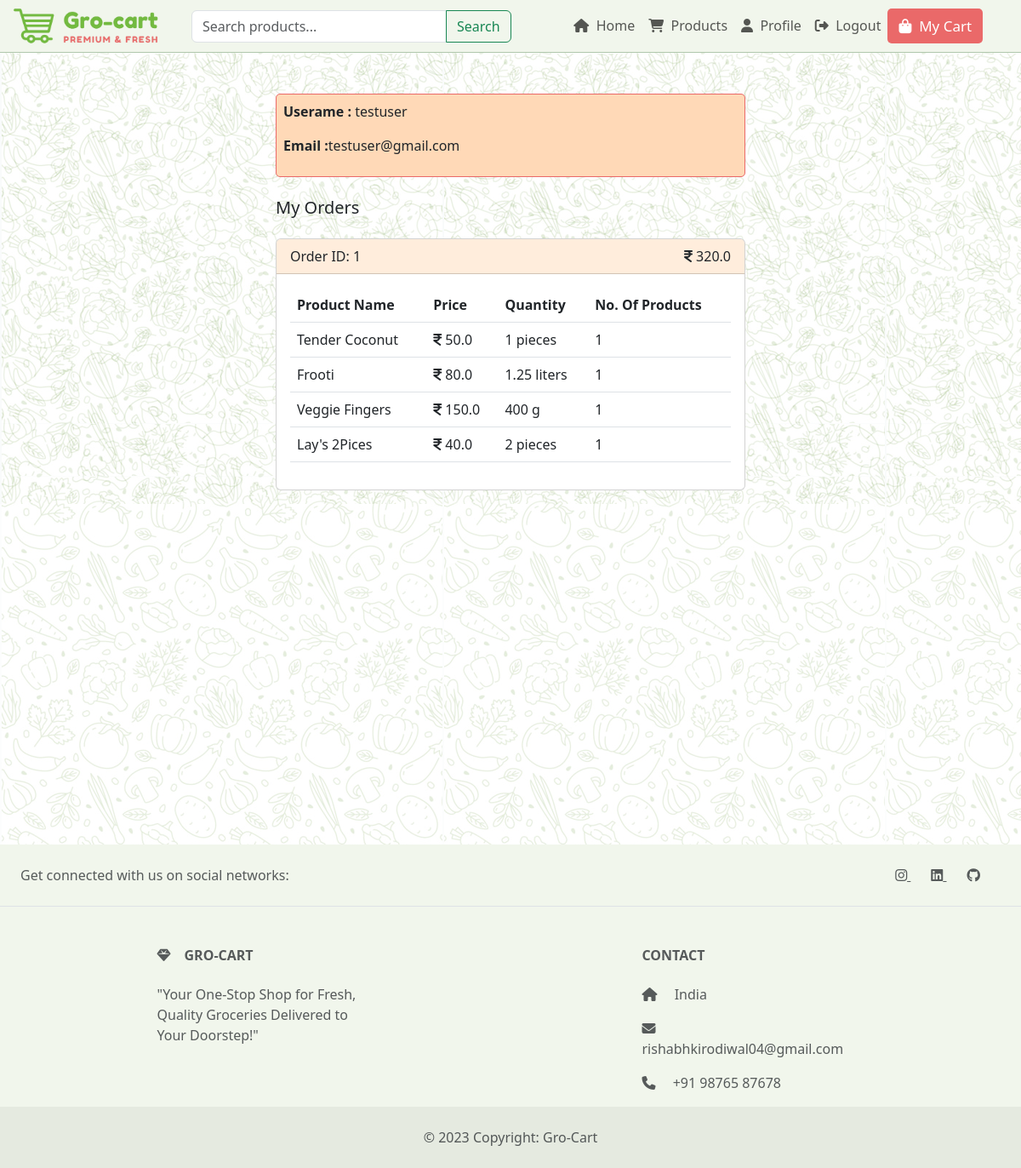
Page /my-orders (signed in) on the committed database.
### models.py (models this page shows, shortened)
class User(UserMixin, db.Model):
    id = db.Column(db.Integer, primary_key=True)
    username = db.Column(db.String(20), unique=True)
    email = db.Column(db.String(50), unique=True)
    password = db.Column(db.String(50))
    is_admin = db.Column(db.Integer ,default=0)
    cart = db.relationship('Cart', backref='user', uselist=False)
    orders = db.relationship('Order', backref='user', lazy=True)

class Order(db.Model):
    id = db.Column(db.Integer, primary_key=True)
    user_id = db.Column(db.Integer, db.ForeignKey('user.id'), nullable=False)
    products = db.relationship('Product', secondary='order_products', backref='order', lazy=True)
    total_price = db.Column(db.Float, default=0)

class Product(db.Model):
    id = db.Column(db.Integer, primary_key=True)
    name = db.Column(db.String(50))
    price = db.Column(db.Float)
    photo = db.Column(db.String(255))
    manufacturing_date = db.Column(db.Date)
    expiry_date = db.Column(db.Date)
    quantity = db.Column(db.Integer)
    quantity_unit = db.Column(db.String(10))
    number  = db.Column(db.Integer)
    timestamp_added = db.Column(db.DateTime, default=datetime.utcnow)
    category_id = db.Column(db.Integer, db.ForeignKey('category.id'))
    no_of_buyed   = db.Column(db.Integer,default=0)

### app.py (the view)
@app.route('/my-orders')
@login_required
def show_orders():
    orders = current_user.orders
    for order in orders:
        order.total_price = sum(product.price * product.no_of_buyed for product in order.products if product.price is not None)
    return render_template('orders.html', orders=orders)

### app.py (called while the page is built)
@login_manager.user_loader
def load_user(id):
    return User.query.get(int(id))

### templates/orders.html (shortened to what this page needs)
{% extends 'base.html' %}
{% block content %}
{% from 'macros/notification.html' import notification %}
<div class="container-fluid bg-image">
    <div class="row justify-content-center">
        <div class="col-xl-6 col-lg-7 col-md-8">
            <div class="container mt-5">
                <div class="card-profile " >
                    <p><strong>Userame :</strong> {{current_user.username}}</p>
                    <p><strong>Email :</strong>{{current_user.email}}</p>
                </div>
                <h5 class="mt-4 mb-4">My Orders </h5>
                {% if orders %}
                {% for order in orders %}
                <div class="card mb-3">
                    <div class="card-header d-flex justify-content-between align-items-center" style="background-color:#FFD9B77A;">
                        <p class="m-0">Order ID: {{ order.id }}</p>
                        <p class="m-0"><i class="fa-solid fa-indian-rupee-sign"></i>&nbsp;{{ order.total_price }}</p>
                    </div>
                    <div class="card-body">
                        <table class="table">
                            <thead>
                                <tr>
                                    <th>Product Name</th>
                                    <th>Price</th>
                                    <th>Quantity</th>
                                    <th>No. Of Products</th>
                                </tr>
                            </thead>
                            <tbody>
                                {% for product in order.products %}
                                <tr>
                                    <td>{{ product.name }}</td>
                                    <td><i class="fa-solid fa-indian-rupee-sign"></i>&nbsp;{{ product.price }}</td>
                                    <td>{{ product.quantity }} {{ product.quantity_unit }}</td>
                                    <td>{{ product.no_of_buyed }}</td>
                                </tr>
                                {% endfor %}
                            </tbody>
                        </table>
                    </div>
                </div>
                {% endfor %}
                {% else %}
                <p class="text-center mt-4">Your have not ordered yet.</p>
                <div>
                    <a href="{{ url_for('dashboard') }}" class="btn btn-outline-success">Continue Shopping</a>
                </div>
                {% endif %}
            </div>
        </div>
    </div>
</div>
{% endblock %}

### static/style.css (style rules this page uses)
.bg-image { background-image: url('/static/images/bg-image.png'); }
.card-profile { background-color:#FFD9B7; padding: 8px; border: 1px solid #EA6969 ; border-radius: 5px; }

### rows in the picture
User: username "testuser", email "testuser@gmail.com"
Order: id "1", total_price "320.0"
Product: name "Tender Coconut", price "50.0", quantity "1", quantity_unit "pieces", no_of_buyed "1"
Product: name "Frooti", price "80.0", quantity "1.25", quantity_unit "liters", no_of_buyed "1"
Product: name "Veggie Fingers", price "150.0", quantity "400", quantity_unit "g", no_of_buyed "1"
Product: name "Lay's 2Pices", price "40.0", quantity "2", quantity_unit "pieces", no_of_buyed "1"

### other values in the picture
{{ name }} "Home Products Profile Logout"
{{ name }} "My Cart"
